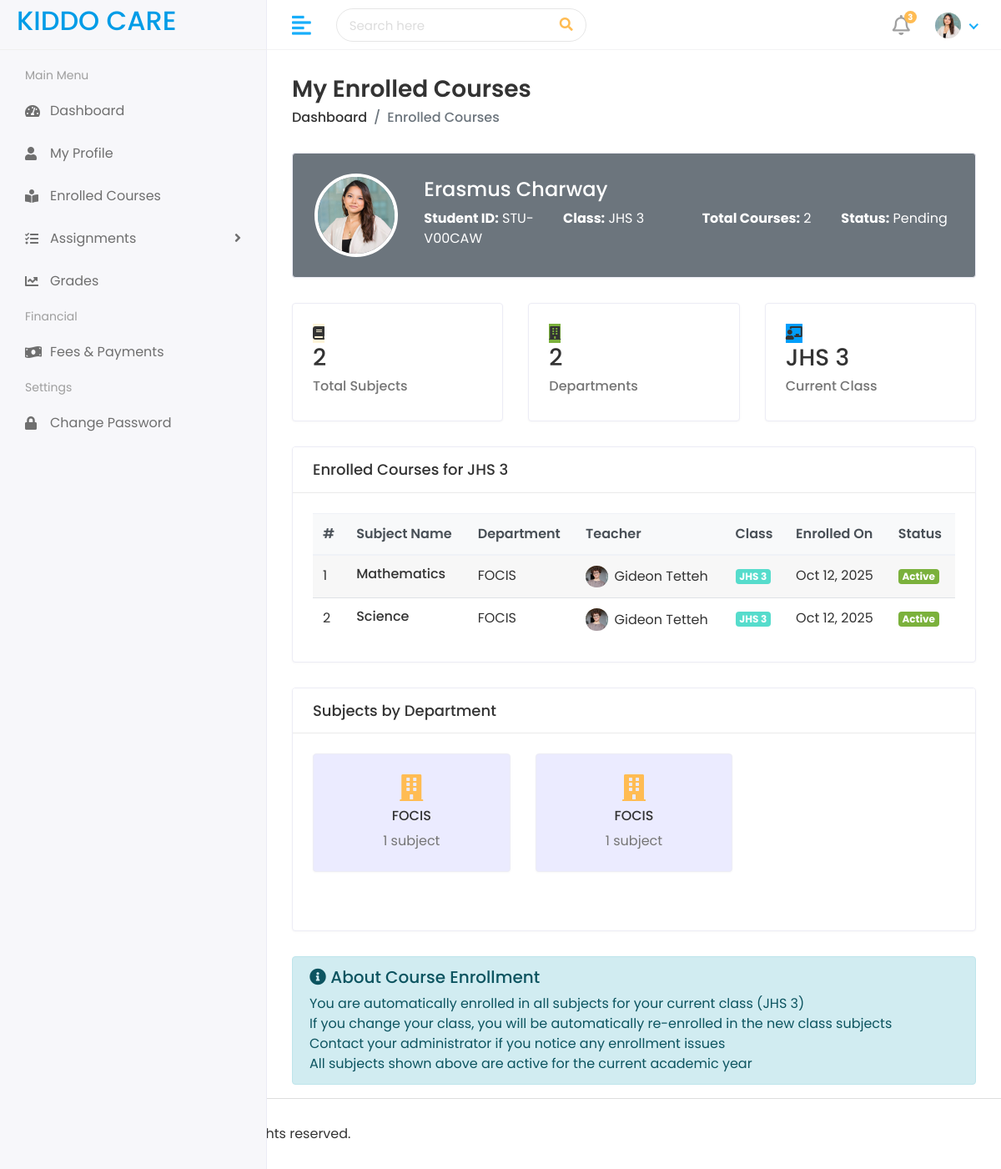
Before: /student/courses/ (signed in) with the older database file.
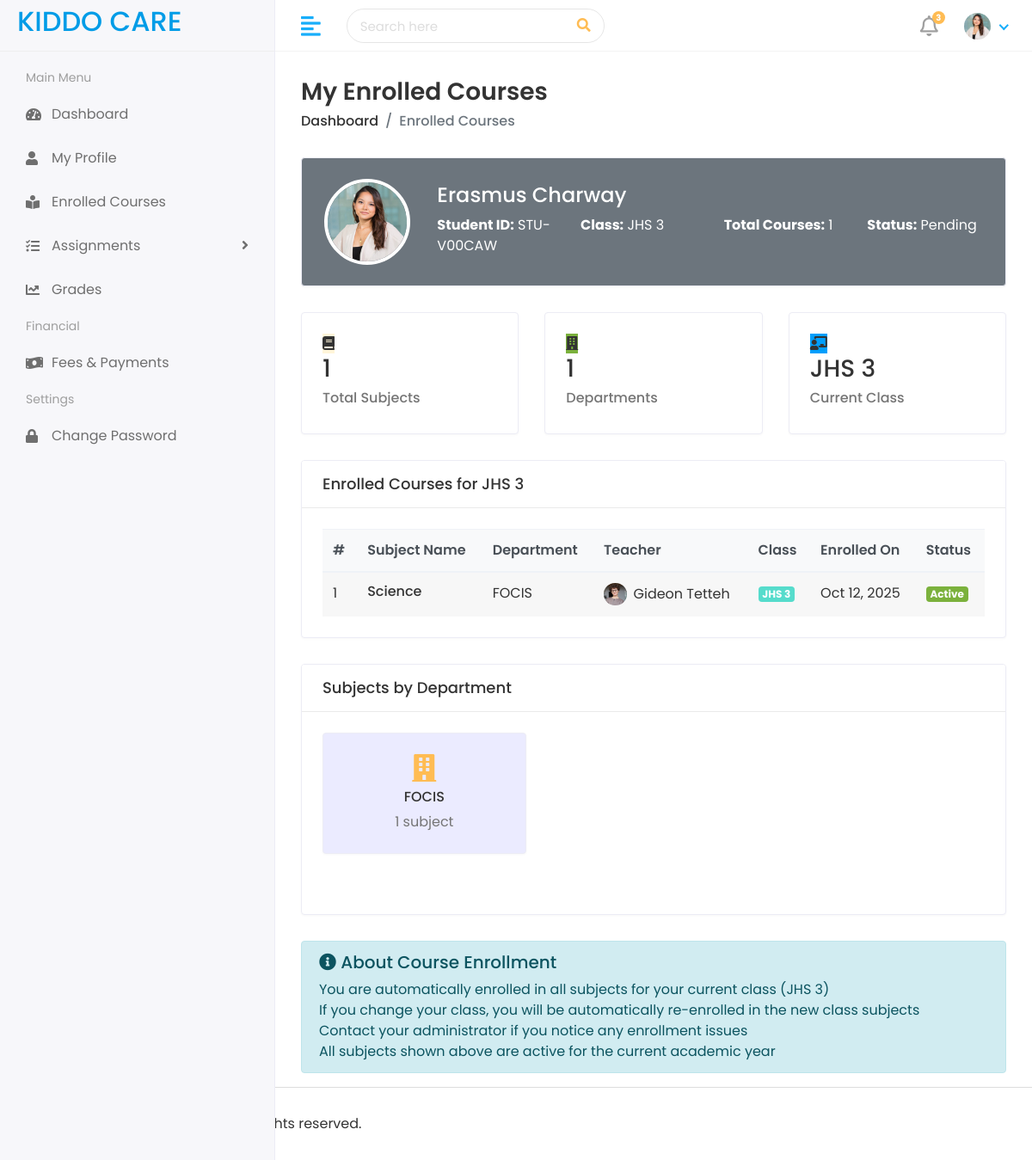
After: the same page with the newer database file.
### account/models.py (models this page shows, shortened)
class Enrollment(models.Model):
    id = models.UUIDField(primary_key=True, default=uuid.uuid4, editable=False)
    student = models.ForeignKey(Student, on_delete=models.CASCADE, related_name="enrollments")
    subject = models.ForeignKey(Subject, on_delete=models.CASCADE, related_name="enrollments")
    enrollment_date = models.DateField(default=timezone.now)
    is_active = models.BooleanField(default=True)
    created_at = models.DateTimeField(auto_now_add=True)
    updated_at = models.DateTimeField(auto_now=True)
    class Meta:
        verbose_name = "Enrollment"
        verbose_name_plural = "Enrollments"
        unique_together = ('student', 'subject')

class Subject(models.Model):
    CLASS_CHOICES = [
        ("CRECHE", "Creche"),
        ("NURSERY_1", "Nursery 1"),
        ("NURSERY_2", "Nursery 2"),
        ("KINDERGARTEN", "Kindergarten"),
        ("UPPER_PRIMARY_4", "Upper Primary 4"),
        ("UPPER_PRIMARY_5", "Upper Primary 5"),
        ("UPPER_PRIMARY_6", "Upper Primary 6"),
        ("JHS_1", "JHS 1"),
        ("JHS_2", "JHS 2"),
        ("JHS_3", "JHS 3"),
    ]
    id = models.UUIDField(primary_key=True, default=uuid.uuid4, editable=False)
    department = models.ForeignKey(Department, on_delete=models.CASCADE, related_name="subjects")
    teacher = models.ForeignKey(Teacher, on_delete=models.SET_NULL, null=True, blank=True, related_name="subjects")
    school = models.ForeignKey('School', on_delete=models.CASCADE, null=True)
    name = models.CharField(max_length=100)
    subject_class = models.CharField(max_length=50, choices=CLASS_CHOICES)
    created_at = models.DateTimeField(auto_now_add=True)
    updated_at = models.DateTimeField(auto_now=True)
    class Meta:
        verbose_name = "Subject"
        verbose_name_plural = "Subjects"

class Department(models.Model):
    id = models.UUIDField(primary_key=True, default=uuid.uuid4, editable=False)
    school = models.ForeignKey(School, on_delete=models.CASCADE, related_name="departments")
    name = models.CharField(max_length=100)
    code = models.CharField(max_length=20, blank=True)
    description = models.TextField(blank=True)
    head_of_department = models.CharField(max_length=250, blank=True)
    number_of_students = models.PositiveIntegerField(default=0)
    max_departments = models.PositiveIntegerField(default=10)
    department_start_date = models.DateField(null=True, blank=True)
    created_at = models.DateTimeField(auto_now_add=True)
    updated_at = models.DateTimeField(auto_now=True)
    class Meta:
        verbose_name = "Department"
        verbose_name_plural = "Departments"
        unique_together = ['school', 'name']

class Teacher(models.Model):
    EMPLOYMENT_TYPE_CHOICES = [
        ("full_time", "Full Time"),
        ("part_time", "Part Time"),
        ("contract", "Contract"),
    ]
    id = models.UUIDField(primary_key=True, default=uuid.uuid4, editable=False)
    user = models.OneToOneField(CustomUser, on_delete=models.CASCADE, related_name="teacher_profile")
    school = models.ForeignKey(School, on_delete=models.CASCADE, related_name="teachers")
    department = models.ForeignKey(Department, on_delete=models.SET_NULL, null=True, blank=True, related_name="teachers")
    qualification = models.CharField(max_length=255, blank=True)
    specialization = models.CharField(max_length=255, blank=True)
    experience_years = models.PositiveIntegerField(default=0)
    image = models.ImageField(upload_to="teacher_images/", blank=True, null=True)
    employment_type = models.CharField(max_length=20, choices=EMPLOYMENT_TYPE_CHOICES, default="full_time")
    hire_date = models.DateField(default=timezone.now)
    salary = models.DecimalField(max_digits=10, decimal_places=2, blank=True, null=True)
    bio = models.TextField(blank=True)
    is_active = models.BooleanField(default=True)
    created_at = models.DateTimeField(auto_now_add=True)
    updated_at = models.DateTimeField(auto_now=True)
    class Meta:
        verbose_name = "Teacher"
        verbose_name_plural = "Teachers"
        ordering = ["-created_at"]

class CustomUser(AbstractUser):
    ROLE_CHOICES = [
        ("admin", "Admin"),
        ("teacher", "Teacher"),
        ("student", "Student"),
        ("parent", "Parent"),
    ]
    GENDER_CHOICES = [
        ("male", "Male"),
        ("female", "Female"),
        ("other", "Other"),
    ]
    id = models.UUIDField(primary_key=True, default=uuid.uuid4, editable=False)
    role = models.CharField(max_length=20, choices=ROLE_CHOICES, default="student")
    phone_number = models.CharField(max_length=15, blank=True, null=True)
    gender = models.CharField(max_length=10, choices=GENDER_CHOICES, blank=True, null=True)
    date_of_birth = models.DateField(blank=True, null=True)
    address = models.TextField(blank=True, null=True)
    profile_picture = models.ImageField(upload_to="profile_pictures/", blank=True, null=True)
    is_active = models.BooleanField(default=True)
    created_at = models.DateTimeField(auto_now_add=True)
    updated_at = models.DateTimeField(auto_now=True)
    USERNAME_FIELD = "username"
    REQUIRED_FIELDS = ["email"]
    class Meta:
        verbose_name = "User"
        verbose_name_plural = "Users"
        ordering = ["-created_at"]

### student/views.py (the view)
# urls.py: path("courses/", views.student_enrolled_courses, name="enrolled-courses"),
@login_required
def student_enrolled_courses(request):
    if request.user.role != "student":
        messages.error(request, "Access denied. Students only.")
        return redirect("account:login")
    try:
        student = request.user.student_profile
    except Student.DoesNotExist:
        messages.error(request, "Student profile not found")
        return redirect("account:login")
    enrollments = Enrollment.objects.filter(student=student,is_active=True).select_related('subject__teacher__user','subject__department').order_by('subject__name')
    total_enrollments = enrollments.count()
    subjects_by_department = enrollments.values('subject__department__name').annotate(count=Count('id'))
    context = {
        'student': student,
        'enrollments': enrollments,
        'total_enrollments': total_enrollments,
        'subjects_by_department': subjects_by_department,
    }
    return render(request, 'student/enrolled_courses.html', context)

### student/templates/student/enrolled_courses.html (shortened to what the changed rows need)
{% extends 'student/base.html' %}
{% load static %}
{% block content %}
<div class="page-wrapper">
    <div class="content container-fluid">
        <div class="row">
            <div class="col-md-12">
                <div class="card bg-secondary text-white">
                    <div class="card-body">
                        <div class="row align-items-center">
                            <div class="col-md-10">
                                <div class="row">
                                    <div class="col-md-3">
                                        <p class="mb-1"><strong>Total Courses:</strong> {{ total_enrollments }}</p>
                                    </div>
                                </div>
                            </div>
                        </div>
                    </div>
                </div>
            </div>
        </div>
        <div class="row">
            <div class="col-xl-4 col-sm-6 col-12">
                <div class="card">
                    <div class="card-body">
                        <div class="dash-widget-header">
                            <div class="dash-widget-info">
                                <h3>{{ total_enrollments }}</h3>
                                <h6 class="text-muted">Total Subjects</h6>
                            </div>
                        </div>
                    </div>
                </div>
            </div>
            <div class="col-xl-4 col-sm-6 col-12">
                <div class="card">
                    <div class="card-body">
                        <div class="dash-widget-header">
                            <div class="dash-widget-info">
                                <h3>{{ subjects_by_department|length }}</h3>
                                <h6 class="text-muted">Departments</h6>
                            </div>
                        </div>
                    </div>
                </div>
            </div>
        </div>
        <div class="row">
            <div class="col-md-12">
                <div class="card">
                    <div class="card-body">
                        {% if enrollments %}
                            <div class="table-responsive">
                                <table class="table table-hover table-striped border-0 datatable">
                                    <thead class="thead-light">
                                        <tr>
                                            <th>#</th>
                                            <th>Subject Name</th>
                                            <th>Department</th>
                                            <th>Teacher</th>
                                            <th>Class</th>
                                            <th>Enrolled On</th>
                                            <th>Status</th>
                                        </tr>
                                    </thead>
                                    <tbody>
                                        {% for enrollment in enrollments %}
                                        <tr>
                                            <td>{{ forloop.counter }}</td>
                                            <td>
                                                <h6 class="mb-0">{{ enrollment.subject.name }}</h6>
                                            </td>
                                            <td>{{ enrollment.subject.department.name }}</td>
                                            <td>
                                                {% if enrollment.subject.teacher %}
                                                    <div class="d-flex align-items-center">
                                                        <div class="avatar avatar-xs mr-2">
                                                            <img src="{% static 'assets/img/profiles/avatar-02.jpg' %}" alt="Teacher" class="avatar-img rounded-circle">
                                                        </div>
                                                        <span>{{ enrollment.subject.teacher.user.get_full_name }}</span>
                                                    </div>
                                                {% else %}
                                                    <span class="text-muted">Not Assigned</span>
                                                {% endif %}
                                            </td>
                                            <td>
                                                <span class="badge badge-info">{{ enrollment.subject.get_subject_class_display }}</span>
                                            </td>
                                            <td>{{ enrollment.enrollment_date|date:"M d, Y" }}</td>
                                            <td>
                                                {% if enrollment.is_active %}
                                                    <span class="badge badge-success">Active</span>
                                                {% else %}
                                                    <span class="badge badge-danger">Inactive</span>
                                                {% endif %}
                                            </td>
                                        </tr>
                                        {% endfor %}
                                    </tbody>
                                </table>
                            </div>
                        {% endif %}
                    </div>
                </div>
            </div>
        </div>
        {% if subjects_by_department %}
        <div class="row">
            <div class="col-md-12">
                <div class="card">
                    <div class="card-body">
                        <div class="row">
                            {% for dept in subjects_by_department %}
                            <div class="col-md-4 mb-3">
                                <div class="card bg-light">
                                    <div class="card-body text-center">
                                        <i class="fas fa-building fa-2x text-primary mb-2"></i>
                                        <h6>{{ dept.subject__department__name }}</h6>
                                        <p class="mb-0 text-muted">{{ dept.count }} subject{{ dept.count|pluralize }}</p>
                                    </div>
                                </div>
                            </div>
                            {% endfor %}
                        </div>
                    </div>
                </div>
            </div>
        </div>
        {% endif %}
    </div>
</div>
{% endblock %}

Changed rows visible on the page:
removed Enrollment: subject.name "Mathematics", subject.department.name "FOCIS", subject.teacher.user.get_full_name "Gideon Tetteh", subject.subject_class "JHS 3", enrollment_date "Oct 12, 2025", is_active "Active"
no longer on one of the page's lists (row unchanged): Department: subject__department__name "FOCIS"
Other visible differences:
{{ total_enrollments }}: "2" → "1"
{{ subjects_by_department|length }}: "2" → "1"
